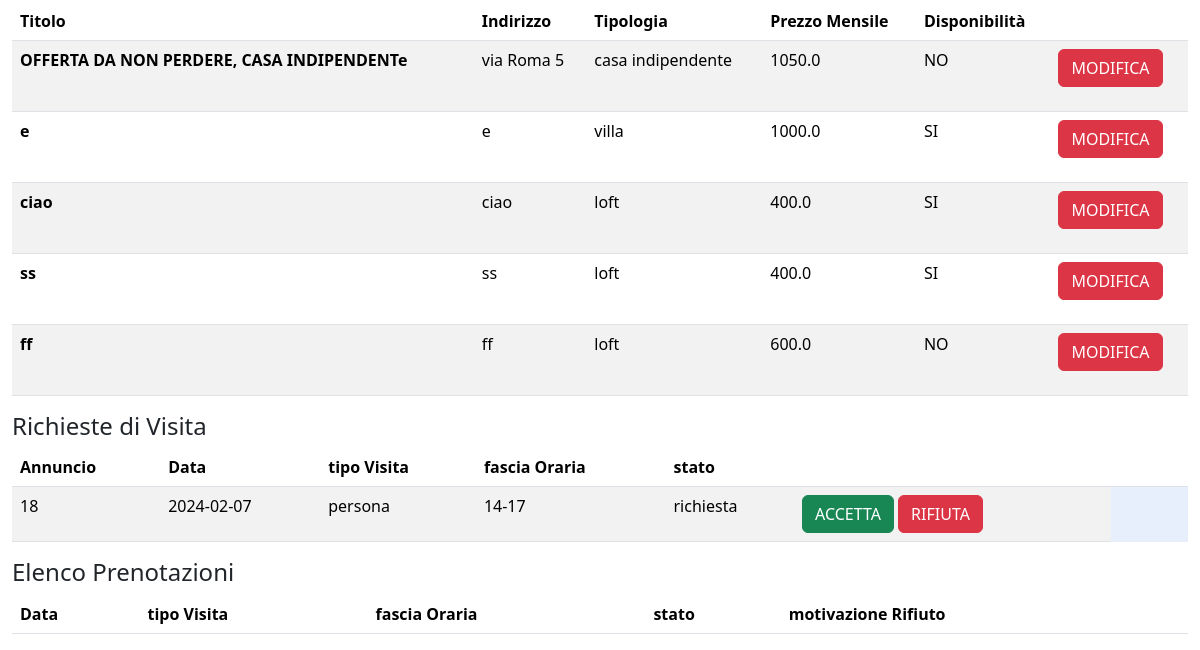
Page /profilo (signed in, lower part) on the earlier database version.
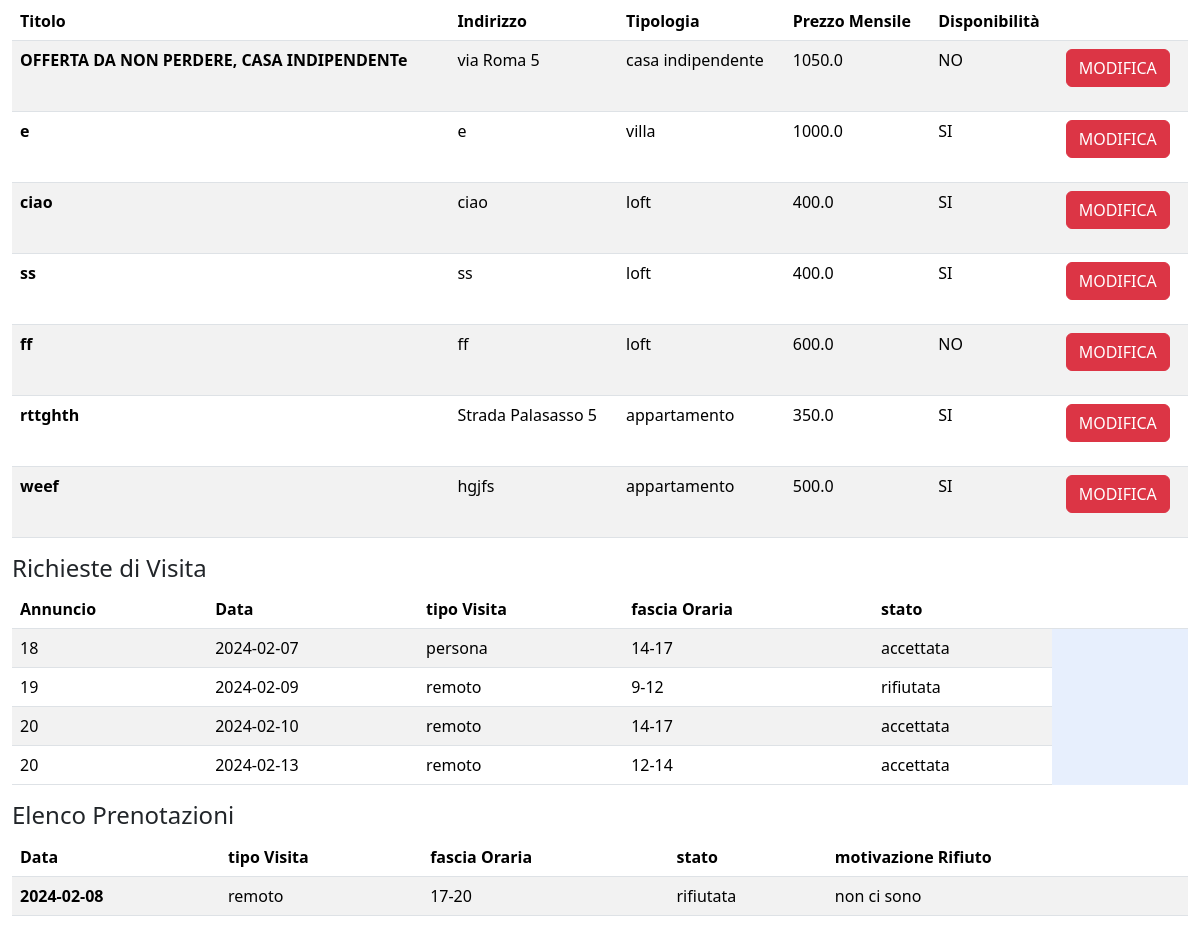
Same page on the later database version.
### tables this page shows
CREATE TABLE "ANNUNCI" (
	"idAnnuncio"	INTEGER NOT NULL,
	"titolo"	TEXT NOT NULL,
	"indirizzo"	TEXT NOT NULL,
	"tipoCasa"	TEXT NOT NULL,
	"numeroLocali"	TEXT NOT NULL,
	"descrizione"	TEXT NOT NULL,
	"prezzoMensile"	REAL NOT NULL,
	"arredamento"	TEXT NOT NULL,
	"disponibilita"	TEXT NOT NULL,
	"idUtente"	INTEGER NOT NULL,
	FOREIGN KEY("idUtente") REFERENCES "UTENTI"("idUtente"),
	PRIMARY KEY("idAnnuncio" AUTOINCREMENT)
);

CREATE TABLE "PRENOTAZIONI" (
	"Data"	TEXT NOT NULL,
	"tipoVisita"	TEXT NOT NULL,
	"fasciaOraria"	TEXT NOT NULL,
	"stato"	TEXT NOT NULL,
	"motivazioneRifiuto"	TEXT,
	"idAnnuncio"	INTEGER NOT NULL,
	"idUtente"	INTEGER NOT NULL,
	PRIMARY KEY("idUtente","Data","fasciaOraria"),
	FOREIGN KEY("idAnnuncio") REFERENCES "ANNUNCI"("idAnnuncio")
);

### app.py (the view, shortened to what this page needs)
@app.route('/profilo')
@app.route('/profilo/<int:id>')
@app.route('/profilo/<int:id>/<path:foto>')
@login_required
def profilo(id=None, foto=None): #annuncio=None significa che il parametro è opzionale.
   if foto is None and id is not None:
      annunci=posts_dao.get_annunci(current_user.id)
      annuncio=posts_dao.get_singleAnnuncio(id)
      prenotazioniL1, prenotazioniL2=posts_dao.get_prenotazioniL(current_user.id)
      return render_template('profilo.html', annunci=annunci, annuncio=annuncio,prenotazioniL1=prenotazioniL1, prenotazioniL2=prenotazioniL2)
   if foto is None and id is None:
      annunci=posts_dao.get_annunci(current_user.id)
      if current_user.tipo=='locatore':
         prenotazioniL1, prenotazioniL2=posts_dao.get_prenotazioniL(current_user.id)
         return render_template('profilo.html', annunci=annunci, prenotazioniL1=prenotazioniL1, prenotazioniL2=prenotazioniL2)
      else:
         prenotazioniC=posts_dao.get_prenotazioniC(current_user.id)
         return render_template('profilo.html', annunci=annunci, prenotazioni=prenotazioniC)
   else:
       return render_template('index.html')

### app.py (called while the page is built)
@login_manager.user_loader
def load_user(user_id):
    db_user=posts_dao.get_user_by_id(user_id)
    user = User(id=db_user['idUtente'],
                username=db_user['username'],
                password=db_user['password'],
                tipo=db_user['tipo'])
    return user

### posts_dao.py (called while the page is built)
def get_user_by_id(id_utente):
    query = 'SELECT * FROM UTENTI WHERE idUtente = ?'
    connection = sqlite3.connect('db/affitti.db')
    connection.row_factory = sqlite3.Row
    cursor = connection.cursor()
    cursor.execute(query, (id_utente,))
    result = cursor.fetchone()
    cursor.close()
    connection.close()
    return result

def get_annunci(id):
    conn =sqlite3.connect('db/affitti.db')
    conn.row_factory = sqlite3.Row
    cursor= conn.cursor()
    sql = 'SELECT  ANNUNCI.idAnnuncio, titolo, indirizzo, tipoCasa, numeroLocali, descrizione, \
    prezzoMensile, arredamento, disponibilita, urlFoto FROM ANNUNCI, FOTO \
    where ANNUNCI.idUtente = ? and ANNUNCI.idAnnuncio = FOTO.idAnnuncio \
    GROUP BY ANNUNCI.idAnnuncio'
    cursor.execute(sql, (id,))
    annunci= cursor.fetchall()
    cursor.close()
    conn.close()
    return annunci

def get_prenotazioniL(id):
    conn =sqlite3.connect('db/affitti.db')
    conn.row_factory = sqlite3.Row
    cursor= conn.cursor()
    sql1='SELECT * FROM PRENOTAZIONI WHERE idUtente = ?'
    sql2='SELECT PRENOTAZIONI.* FROM PRENOTAZIONI, ANNUNCI\
          WHERE PRENOTAZIONI.idAnnuncio = ANNUNCI.idAnnuncio\
          AND ANNUNCI.idUtente = ?'
    result1 = cursor.execute(sql1, (id,)).fetchall()
    result2 = cursor.execute(sql2, (id,)).fetchall()
    cursor.close()
    conn.close()
    return result1, result2

### templates/profilo.html (shortened to what this page needs)
{% extends "base.html" %}
{% block content %}
  {% if current_user.tipo == 'locatore' %}
    <div class="container-fluid mt-5">
      <br>
      <div style="background-color: #e7effd;">
        <table class="table table-striped">
          <thead>
            <tr>
              <th scope="col">Titolo</th>
              <th scope="col">Indirizzo</th>
              <th scope="col">Tipologia</th>
              <th scope="col">Prezzo Mensile</th>
              <th scope="col">Disponibilità</th>
              <th scope="col"></th>
            </tr>
          </thead>
          <tbody>
            {% for ann in annunci %}
              <tr>
                <th scope="row">{{ann.titolo}}</th>
                <td>{{ann.indirizzo}}</td>
                <td>{{ann.tipoCasa}}</td>
                <td>{{ann.prezzoMensile}}</td>
                <td>{{ann.disponibilita}}</td>
                <td>
                  <form action="/modificaAnn/{{ann.idAnnuncio}}" method="POST">
                    <button type="submit" class="btn btn-danger">MODIFICA</button>
                  </form>
                </td>
              </tr>
            {% endfor %}
          </tbody>
        </table>
      </div>
    <div class="row">
        <h4>Richieste di Visita</h4>
    </div>
    <div style="background-color: #e7effd;">
        <table class="table table-striped">
          <thead>
            <tr>
              <th scope="col">Annuncio</th>
              <th scope="col">Data</th>
              <th scope="col">tipo Visita</th>
              <th scope="col">fascia Oraria</th>
              <th scope="col">stato</th>
              <th scope="col"></th>
              <th scope="col"></th>
              <th></th>
              <th></th>
            </tr>
          </thead>
          <tbody>
            {% for pren in prenotazioniL2 %}
              {% if pren.idUtente != current_user.id %}
                <tr>
                  {% if pren.stato == 'richiesta' %}
                    <form action="/gestioneStatoRichiesta" method="POST">
                  {%endif%}
                    <td>{{pren.idAnnuncio}}</td>
                    <td>{{pren.Data}}</td>
                    <td>{{pren.tipoVisita}}</td>
                    <td>{{pren.fasciaOraria}}</td>
                    <td>{{pren.stato}}</td>
                  {% if pren.stato == 'richiesta' %}
                    <td>
                      <button type="submit" class="btn btn-success" name="btnRichiesta" value="accetta">ACCETTA</button>
                      <button type="submit" class="btn btn-danger" name="btnRichiesta" value="rifiuta">RIFIUTA</button>
                    </td>
                  </form>
                  {% endif %}
                </tr>
              {% endif %}
            {% endfor %}
          </tbody>
        </table>
    </div>
    <div class="row">
      <h4>Elenco Prenotazioni</h4>
    </div>
      <div style="background-color: #e7effd;">
        <table class="table table-striped">
          <thead>
            <tr>
              <th scope="col">Data</th>
              <th scope="col">tipo Visita</th>
              <th scope="col">fascia Oraria</th>
              <th scope="col">stato</th>
              <th scope="col">motivazione Rifiuto</th>
            </tr>
          </thead>
          <tbody>
            {% for pren in prenotazioniL1 %}
              {% if pren.idUtente == current_user.id %}
              <tr>
                <th scope="row">{{pren.Data}}</th>
                <td>{{pren.tipoVisita}}</td>
                <td>{{pren.fasciaOraria}}</td>
                <td>{{pren.stato}}</td>
                {% if pren.motivazioneRifiuto is not none %}
                  <td>{{pren.motivazioneRifiuto}}</td>
                {% else %}
                  <td></td>
                {% endif%}
              </tr>
              {% endif %}
            {% endfor %}
          </tbody>
        </table>
      </div>
  {%endif%}
{% endblock %}

### templates/base.html (shortened to what this page needs)
<html lang="it">
    <head>
        <link href="https://cdn.jsdelivr.net/npm/bootstrap@5.3.2/dist/css/bootstrap.min.css" rel="stylesheet">
        <link href="{{url_for('static', filename='css/style.css')}}" rel="stylesheet" type="text/css">
    </head>
    <body>
        {% block content %}{% endblock %}
    </body>
</html>

Differences in the rows shown:
added ANNUNCI: titolo "rttghth", indirizzo "Strada Palasasso 5", tipoCasa "appartamento", prezzoMensile "350.0", disponibilita "SI"
added ANNUNCI: titolo "weef", indirizzo "hgjfs", tipoCasa "appartamento", prezzoMensile "500.0", disponibilita "SI"
changed PRENOTAZIONI "persona": stato "richiesta" → "accettata"; no longer shows "ACCETTA RIFIUTA"
added PRENOTAZIONI: idAnnuncio "19", Data "2024-02-09", tipoVisita "remoto", fasciaOraria "9-12", stato "rifiutata", shown under "Richieste di Visita"
added PRENOTAZIONI: idAnnuncio "20", Data "2024-02-10", tipoVisita "remoto", fasciaOraria "14-17", stato "accettata", shown under "Richieste di Visita"
added PRENOTAZIONI: idAnnuncio "20", Data "2024-02-13", tipoVisita "remoto", fasciaOraria "12-14", stato "accettata", shown under "Richieste di Visita"
added PRENOTAZIONI: Data "2024-02-08", tipoVisita "remoto", fasciaOraria "17-20", stato "rifiutata", motivazioneRifiuto "non ci sono", shown under "Elenco Prenotazioni"
